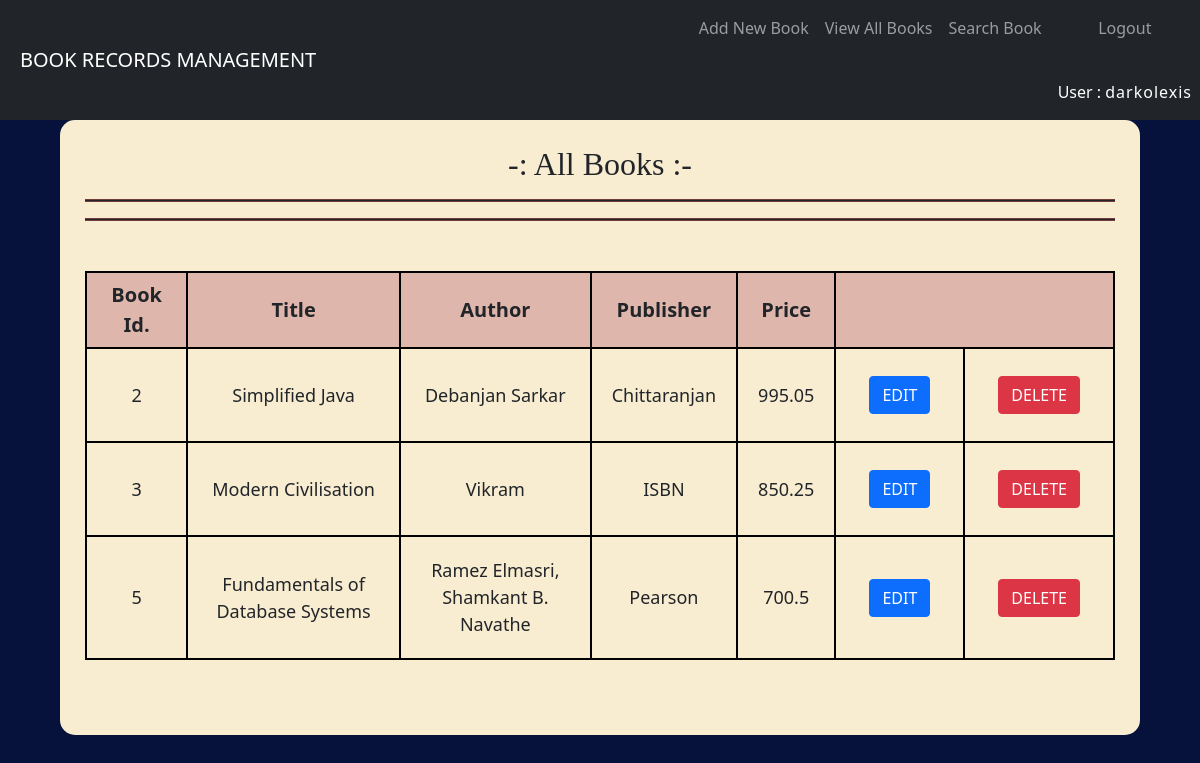
The app's page /BRMapp/view-books (signed in) with its own data.
### BRMapp/models.py (models this page shows, shortened)
class Book(models.Model):
    title = models.CharField(max_length=100)
    price = models.FloatField()
    author = models.CharField(max_length=100)
    publisher = models.CharField(max_length=100)

### BRMapp/views.py (the view)
# urls.py: re_path('view-books',views.viewBooks),
@login_required(login_url="/BRMapp/login")
def viewBooks(request):
    books = models.Book.objects.all()
    if(len(books)==0):
        res = render(request,'BRMapp/view-books.html',{'user_name':request.session['user_name']})
    else:
        res = render(request,'BRMapp/view-books.html',{'books':books,'user_name':request.session['user_name']})
    return res

### templates/BRMapp/view-books.html (shortened to what this page needs)
<!DOCTYPE html>
{% load static %}
<html lang="en" dir="ltr">
<head>
  <link href="https://cdn.jsdelivr.net/npm/bootstrap@5.1.3/dist/css/bootstrap.min.css" rel="stylesheet">
  <link rel="stylesheet" type="text/css" href="{% static 'BRMapp/css/BRMstyles.css' %}" />
</head>
<body>
  <div class="header">
    <nav class="navbar navbar-expand-md navbar-dark bg-dark">
      <a class="navbar-brand" href="#">BOOK RECORDS MANAGEMENT</a>
      <div class="collapse navbar-collapse" id="navbarSupportedContent">
        <ul class="navbar-nav ms-auto">
          <li class="nav-item">
            <a class="nav-link" href="/BRMapp/new-book">Add New Book</a>
          </li>
          <li class"nav-item">
            <a class="nav-link" href="/BRMapp/view-books">View All Books</a>
          </li>
          <li class"nav-item">
            <a class="nav-link" href="/BRMapp/search-book">Search Book</a>
          </li>
          <li class"nav-item">
            <a class="nav-link" href="/BRMapp/logout">Logout</a><br/>
            <span class="nav-link" style="color: white;">User : <span class="USERNAME">{{ user_name }}</span></span>
          </li>
        </ul>
      </div>
    </nav>
  </div>
  <div class="main">
    <h2>-: All Books :-</h2>
    <hr />
    <hr />
    {% if books %}
    <table>
      <thead>
        <tr>
          <th>Book Id.</th>
          <th>Title</th>
          <th>Author</th>
          <th>Publisher</th>
          <th>Price</th>
          <th colspan="2"></th>
        </tr>
      </thead>
      <tbody>
        {% for book in books %}
        <div class="table-row">
          <tr>
            <td>{{book.id}}</td>
            <td>{{book.title}}</td>
            <td>{{book.author}}</td>
            <td>{{book.publisher}}</td>
            <td>{{book.price}}</td>
            <td>
              <a class="btn" href="/BRMapp/edit-book?bookid={{book.id}}">
                <button type="button" class="btn btn-primary">
                  EDIT
                </button>
              </a>
            </td>
            <td>
              <a class="btn" href="/BRMapp/delete-book?bookid={{book.id}}">
                <button type="button" class="btn btn-danger">
                  DELETE
                </button>
              </a>
            </td>
          </tr>
        </div>
        {% endfor %}
      </tbody>
    </table>
    {% else %}
    <h4>No Book Records Found !!!</h4>
    {% endif %}
  </div>
</body>
</html>

### static/BRMapp/css/BRMstyles.css (style rules this page uses)
body { text-align: center; background-color: #06113C; }
hr { border-style: none none double none; border-width: 3px; border-color: #733C3C; opacity: 1; background-color: none; }
a { text-decoration: none; }
h2 { font-family: "algerian"; }
table { margin: 50px auto; border: solid 2px black; }
thead { background-color: #DEB6AB; }
th { padding: 7px 20px; font-size: 20px; border: solid 2px black; }
td { font-weight: normal; font-size: 18px; padding: 20px; border: solid 2px black; }
.navbar-brand { padding-left: 20px; }
.USERNAME { letter-spacing: 1px; }
.main { background-color: #F8ECD1; width: 90%; margin: auto; text-align: center; padding: 25px; border-radius: 15px; }

### records on screen
Book: id "2", title "Simplified Java", author "Debanjan Sarkar", publisher "Chittaranjan", price "995.05"
Book: id "3", title "Modern Civilisation", author "Vikram", publisher "ISBN", price "850.25"
Book: id "5", title "Fundamentals of Database Systems", author "Ramez Elmasri, Shamkant B. Navathe", publisher "Pearson", price "700.5"

### other values on screen
{{ user_name }} "darkolexis"
